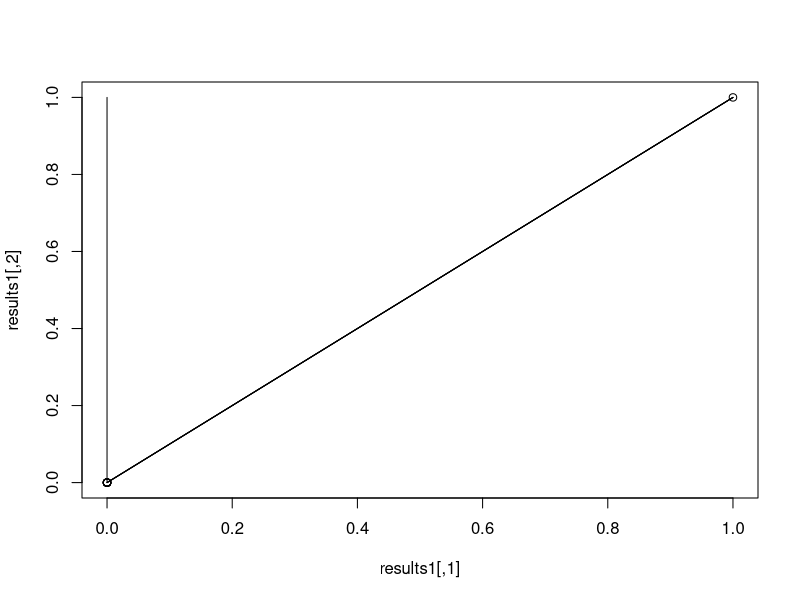

R code for this plot:
# Homework 6
# Stat 133, Lec 2, Spring 2015
# Due : Friday March 20th by 5 pm

# Review the slides on simulations for this assignment.

# Consider the following model on use of a new drug:
# We have a population of doctors, population size : <n.doctors>
# Every doctor has either adopted the use of a new drug, or not (0/1 status)
# Now write a function that runs a simulation for a period of :
# <n.days> where
# - every day exactly two _random_ doctors meet
# - if one has adopted but the other one has not then the
#   holdout adopts the use of the drug with probability p
# Return a matrix that shows for each day which doctors have adopted
# the use of the drug.

# Input varibles are
# <n.days> : the number of days the simulation should be run for
# <n.doctors> : total number of doctors 
# <initial.doctors> : a 0/1 vector of length <n.doctors>, 1 for adopters
# <p> : the probability that the non-adopter adopts the drug.

# Ouput variable
# <has_adopted> : matrix with <n.doctors> rows and <n.days> columns
#                 i.e. one row for each doctor
#                 the entries are 0 for days where the doctor is a
#                 non-adopter, else 1 (so once a row turns to 1 it stays as 1).

sim.doctors <- function(initial.doctors, n.doctors, n.days, p){
  x <- matrix(nrow = n.doctors, ncol = n.days)
  x[,1] <- initial.doctors
  for(i in 1:(n.days-1)){
    first <- sample(1:n.doctors, 1)
    second <- sample(1:n.doctors, 1)
    n.rv <- x[,i]
    while(first == second){
        second <- sample(1:n.doctors, 1)
      }
      y<-c(x[first,i], x[second,i])
      if(y[1]== 1 && y[2] == 0){
        p <- p*100
        z <- sample(1:100, 1)
        if (p >= z){
          n.rv[second] <- 1
        }
      }
      if(y[1]== 0 && y[2] == 1){
        p <- p*100
        z <- sample(1:100, 1)
        if (p >= z){
          n.rv[first] <- 1
        }
      }
    x[,i+1] <- n.rv
    }
  return(x)
}

# When you test your function you have to generate <initial.doctors> and
# pick values for the other input parameters.

set.seed(42)
initial.doctors<-c(0,0,0,0,0,0,0,0,0,1)
results1 <- sim.doctors(initial.doctors, 10, 10, .1)
results2 <- sim.doctors(initial.doctors, 10, 10, .3)
results3 <- sim.doctors(initial.doctors, 10, 10, .5)
results4 <- sim.doctors(initial.doctors, 10, 10, .7)
results5 <- sim.doctors(initial.doctors, 10, 10, .9)

# Generate a value for <initial.doctors> that has 10% 1s and 90% 0s.
# Run your function for at least 5 different values of <p> and plot
# on x-axis: days,
# on y-axis : the number of doctors that have already adopted the drug, on that day
# Put all 5 lines in one figure (e.g. use first plot() then lines() for the subsequent lines)
plot(results1)
lines(results2)
lines(results3)
lines(results4)
lines(results5)
